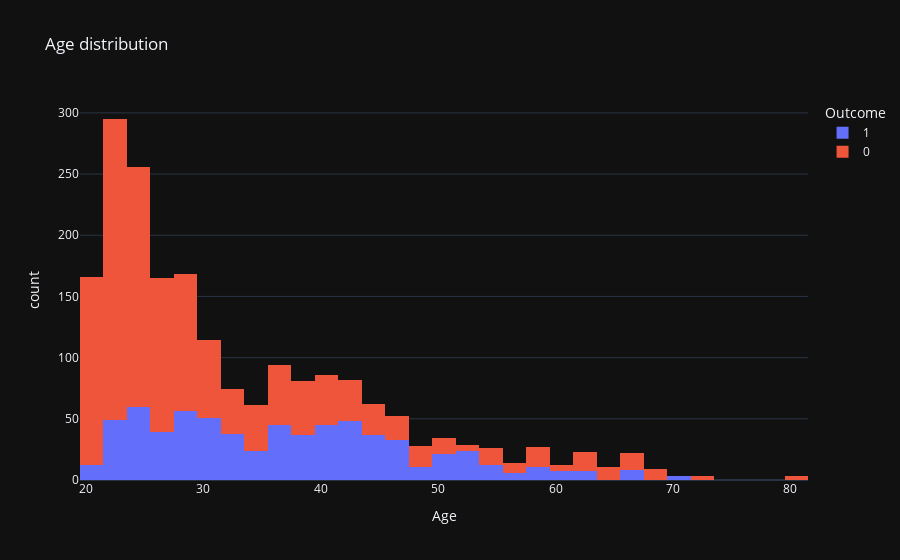

The cell this chart's notebook holds for it:
### Code cell
age= px.histogram(df,x= "Age", template= "plotly_dark",color= "Outcome",title='Age distribution')
age.show()

### Figure 1 — Plotly figure (JSON) as saved in the notebook; plotly's stock layout.template omitted (floating-point values rounded to 4 significant figures; data arrays with more than 128 entries replaced by an {"elided": "..."} marker saying what was removed)
{"data": [{"alignmentgroup": "True", "bingroup": "x", "hovertemplate": "Outcome=1<br>Age=%{x}<br>count=%{y}<extra></extra>", "legendgroup": "1", "marker": {"color": "#636efa", "pattern": {"shape": ""}}, "name": "1", "offsetgroup": "1", "orientation": "v", "showlegend": true, "type": "histogram", "x": {"elided": "684 int values"}, "xaxis": "x", "yaxis": "y"}, {"alignmentgroup": "True", "bingroup": "x", "hovertemplate": "Outcome=0<br>Age=%{x}<br>count=%{y}<extra></extra>", "legendgroup": "0", "marker": {"color": "#EF553B", "pattern": {"shape": ""}}, "name": "0", "offsetgroup": "0", "orientation": "v", "showlegend": true, "type": "histogram", "x": {"elided": "1316 int values"}, "xaxis": "x", "yaxis": "y"}], "layout": {"barmode": "relative", "legend": {"title": {"text": "Outcome"}, "tracegroupgap": 0}, "title": {"text": "Age distribution"}, "xaxis": {"anchor": "y", "domain": [0, 1], "title": {"text": "Age"}}, "yaxis": {"anchor": "x", "domain": [0, 1], "title": {"text": "count"}}}}
